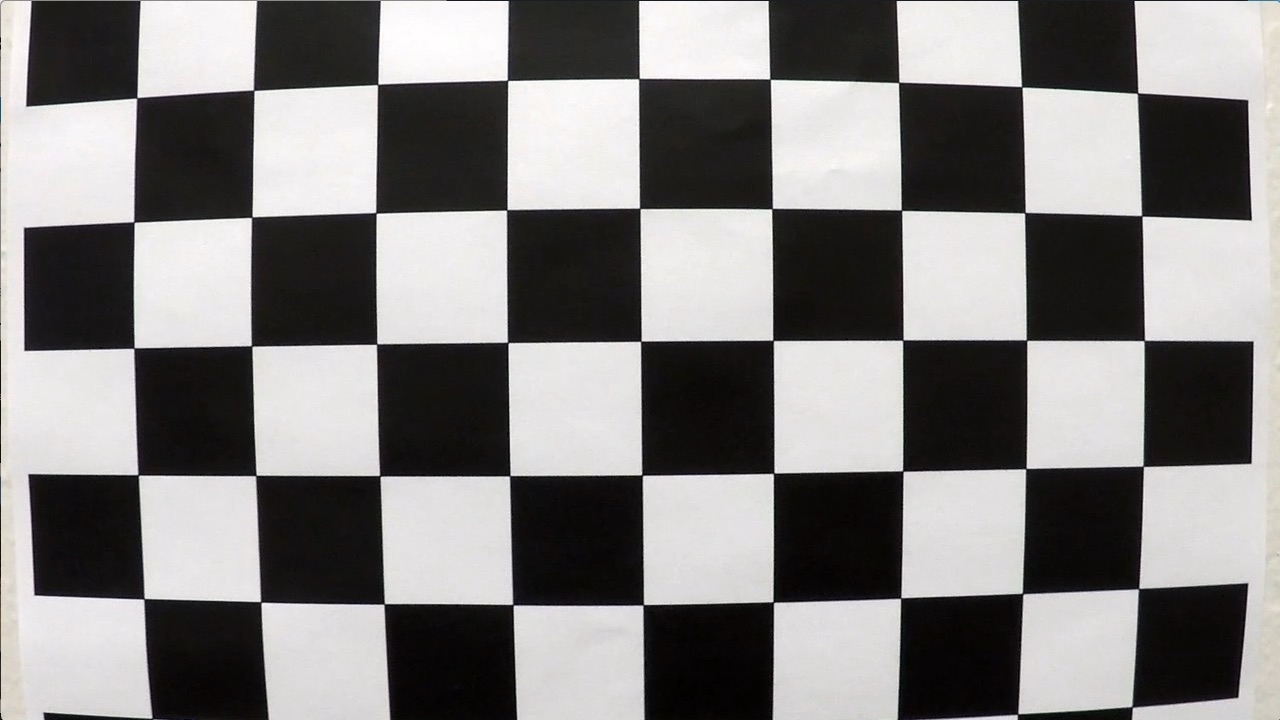
#> input picture camera_cal/calibration1.jpg, 1280 x 720 px
$ python LaneDetection.py
#> lines starting #> are read from the running program, lines starting #| are printed output that depends on the picture; after the words box and inside, x2 and y2 are one past the last pixel; in counts of white or black regions, pixels touching at a corner belong together; pictures that were not available may be replaced by others from this repository, and a replacement may not be noted
import cv2 as cv
import numpy as np
import os
import glob

source = "test_videos/project_video01.mp4"
frame_width = 1280
frame_height = 720

def camera_calibration():
    if not os.path.exists('camera_calibration.npz'):
        # Parameters for the chessboard pattern
        chessboard_size = (9, 6)    # Number of internal corners (rows, cols)
        square_size = 1.0           # Size of a square (arbitrary units, e.g., meters or millimeters)

        # Prepare object points, e.g., (0,0,0), (1,0,0), (2,0,0), ..., (8,5,0)
        objp = np.zeros((chessboard_size[0] * chessboard_size[1], 3), np.float32)
        objp[:, :2] = np.mgrid[0:chessboard_size[0], 0:chessboard_size[1]].T.reshape(-1, 2) * square_size

        # Arrays to store object points and image points
        object_points = []  # 3D points of the chessboard in real world space
        image_points = []   # 2D points in image plane

        # Get list of calibration images
        images = glob.glob('camera_cal/*.jpg')

        for idx, filename in enumerate(images):
            # Read image
            image = cv.imread(filename)
#> image is the input picture: shape (720, 1280, 3); mean B, G, R 127.8, 128.4, 130.1
            if image.shape[0] != frame_height or image.shape[1] != frame_width:
                image = cv.resize(image, (frame_width, frame_height))

            gray = cv.cvtColor(image, cv.COLOR_BGR2GRAY)

            # Find chessboard corners
            ret, corners = cv.findChessboardCorners(gray, chessboard_size, None)    # Locate the internal corners of the chessboard
#> ret = False; corners = None

            if ret:
                object_points.append(objp)
                image_points.append(corners)

                # Draw and display the corners
                cv.drawChessboardCorners(image, chessboard_size, corners, ret)
                cv.imshow('Calibration', image)
                cv.waitKey(1000)

        cv.destroyAllWindows()

        # Perform camera calibration
        ret, camera_matrix, distortion_coeffs, _, _ = cv.calibrateCamera(
            object_points, image_points, gray.shape[::-1], None, None
        )
#> ret = 0.644; camera_matrix = [[1057.6, 0, 691.1], [0, 1058.6, 278], [0, 0, 1]]; distortion_coeffs = [[-0.322, 0.709, 0.013, 0.00946, -1.02]]

        if ret:
            print("Camera Calibration Successful!")
            np.savez('camera_calibration.npz', camera_matrix=camera_matrix, distortion_coeffs=distortion_coeffs)
            return camera_matrix, distortion_coeffs

        else:
            print("Camera Calibration Failed!")
            return -1

    else:
        data = np.load('camera_calibration.npz')
        camera_matrix, distortion_coeffs, rvecs, tvecs = data['camera_matrix'], data['distortion_coeffs'], data.get('rvecs', None), data.get('tvecs', None)
        return camera_matrix, distortion_coeffs

def distortion_correction(frame, camera_matrix, distortion_coeffs):
    return cv.undistort(frame, camera_matrix, distortion_coeffs, None, camera_matrix)

def threshold_image(frame):
    hsv_transformed_frame = cv.cvtColor(frame, cv.COLOR_BGR2HSV)

    white_lower = np.array([0, 0, 200])
    white_upper = np.array([180, 30, 255])

    yellow_lower = np.array([18, 94, 140])
    yellow_upper = np.array([30, 255, 255])

    white_mask = cv.inRange(hsv_transformed_frame, white_lower, white_upper)
    yellow_mask = cv.inRange(hsv_transformed_frame, yellow_lower, yellow_upper)

    return cv.bitwise_or(white_mask, yellow_mask)

def perspective_transformation(frame):
    img = np.copy(frame)

    # Choosing points for perspective transformation
    top_left = (frame.shape[1]//50*22,frame.shape[0]//8*5)
    top_right = (frame.shape[1]//50*29,frame.shape[0]//8*5)
    bottom_left = (0,frame.shape[0])
    bottom_right = (frame.shape[1],frame.shape[0])

    ## Aplying perspective transformation
    pts1 = np.float32([top_left, top_right, bottom_left, bottom_right])
    pts2 = np.float32([[0, 0], [640, 0], [0, 480], [640, 480]])

    # Matrix to warp the image for birdseye window
    matrix = cv.getPerspectiveTransform(pts1, pts2)
    matrixInv = cv.getPerspectiveTransform(pts2, pts1)

    return cv.warpPerspective(img, matrix, (640,480)), matrixInv

def sliding_windows(frame):
    # Take a histogram of the bottom half of the image
    histogram = np.sum(frame[frame.shape[0]//2:, :], axis=0)

    # Create an output image to draw on and visualize the result
    out_img = np.dstack((frame, frame, frame)) * 255

    # Find the peaks of the histogram to locate the starting points for the left and right lines
    midpoint = np.int_(histogram.shape[0] // 2)
    left_base = np.argmax(histogram[:midpoint])
    right_base = np.argmax(histogram[midpoint:]) + midpoint

    # Set hyperparameters for sliding windows
    nwindows = 12          # Number of sliding windows

    # Set height of windows
    window_height = np.int_(frame.shape[0] // nwindows)

    # Identify the x and y positions of all nonzero pixels in the image
    nonzero = frame.nonzero()
    nonzeroy = np.array(nonzero[0])
    nonzerox = np.array(nonzero[1])

    # Current positions to be updated for each window
    left_current = left_base
    right_current = right_base

    # Create empty lists to receive left and right lane pixel indices
    left_lane_inds = []
    right_lane_inds = []

    # Step through the windows one by one
    for window in range(nwindows):
        # Identify window boundaries in x and y
        win_y_low = frame.shape[0] - (window + 1) * window_height
        win_y_high = frame.shape[0] - window * window_height
        win_xleft_low = left_current - 100
        win_xleft_high = left_current + 100
        win_xright_low = right_current - 100
        win_xright_high = right_current + 100

        # Draw the windows on the visualization image
        cv.rectangle(out_img, (win_xleft_low, win_y_low),
                     (win_xleft_high, win_y_high), (255, 255, 255), 2)
        cv.rectangle(out_img, (win_xright_low, win_y_low),
                     (win_xright_high, win_y_high), (255, 255, 255), 2)

        # Identify the nonzero pixels in x and y within the window
        good_left_inds = ((nonzeroy >= win_y_low) & (nonzeroy < win_y_high) &
                          (nonzerox >= win_xleft_low) & (nonzerox < win_xleft_high)).nonzero()[0]
        good_right_inds = ((nonzeroy >= win_y_low) & (nonzeroy < win_y_high) &
                           (nonzerox >= win_xright_low) & (nonzerox < win_xright_high)).nonzero()[0]

        # Append these indices to the lists
        left_lane_inds.append(good_left_inds)
        right_lane_inds.append(good_right_inds)

        # If you found > minpix pixels, recenter next window on their mean position
        if len(good_left_inds) > 50:
            left_current = np.int_(np.mean(nonzerox[good_left_inds]))
        if len(good_right_inds) > 50:
            right_current = np.int_(np.mean(nonzerox[good_right_inds]))

    # Concatenate the arrays of indices
    left_lane_inds = np.concatenate(left_lane_inds)
    right_lane_inds = np.concatenate(right_lane_inds)

    # Extract left and right line pixel positions
    leftx = nonzerox[left_lane_inds]
    lefty = nonzeroy[left_lane_inds]
    rightx = nonzerox[right_lane_inds]
    righty = nonzeroy[right_lane_inds]

    # Fit a second order polynomial to each
    left_fit = np.polyfit(lefty, leftx, 2)
    right_fit = np.polyfit(righty, rightx, 2)

    # Generate x and y values for plotting
    ploty = np.linspace(0, frame.shape[0] - 1, frame.shape[0])
    left_fitx = left_fit[0] * ploty**2 + left_fit[1] * ploty + left_fit[2]
    right_fitx = right_fit[0] * ploty**2 + right_fit[1] * ploty + right_fit[2]

    # Draw the lane onto the warped blank image
    out_img[nonzeroy[left_lane_inds], nonzerox[left_lane_inds]] = [0, 255, 0]
    out_img[nonzeroy[right_lane_inds], nonzerox[right_lane_inds]] = [0, 255, 0]

    for i, y in enumerate(ploty.astype(int)):
        if y < frame.shape[0]:
            cv.circle(out_img, (int(left_fitx[i]), int(y)), 2, (0, 0, 255), -1)
            cv.circle(out_img, (int(right_fitx[i]), int(y)), 2, (0, 0, 255), -1)

    return out_img, left_fit, right_fit

def measure_curvature_and_position(binary_warped, left_fit, right_fit):
    # Define conversions in x and y from pixels to meters
    ym_per_pix = 30 / 720  # meters per pixel in y dimension
    xm_per_pix = 3.7 / 700  # meters per pixel in x dimension

    # Generate y values for plotting
    ploty = np.linspace(0, binary_warped.shape[0] - 1, binary_warped.shape[0])
    y_eval = np.max(ploty)  # Evaluate curvature at the bottom of the image

    # Refit the polynomials to world space
    left_fit_cr = np.polyfit(ploty * ym_per_pix, left_fit[0] * ploty**2 * xm_per_pix + left_fit[1] * ploty * xm_per_pix + left_fit[2] * xm_per_pix, 2)
    right_fit_cr = np.polyfit(ploty * ym_per_pix, right_fit[0] * ploty**2 * xm_per_pix + right_fit[1] * ploty * xm_per_pix + right_fit[2] * xm_per_pix, 2)

    # Calculate radii of curvature
    left_curverad = ((1 + (2 * left_fit_cr[0] * y_eval * ym_per_pix + left_fit_cr[1])**2)**1.5) / np.abs(2 * left_fit_cr[0])
    right_curverad = ((1 + (2 * right_fit_cr[0] * y_eval * ym_per_pix + right_fit_cr[1])**2)**1.5) / np.abs(2 * right_fit_cr[0])

    # Calculate the vehicle's position with respect to the center
    car_center = binary_warped.shape[1] / 2  # Image center
    left_lane_bottom = left_fit[0] * (binary_warped.shape[0] - 1)**2 + left_fit[1] * (binary_warped.shape[0] - 1) + left_fit[2]
    right_lane_bottom = right_fit[0] * (binary_warped.shape[0] - 1)**2 + right_fit[1] * (binary_warped.shape[0] - 1) + right_fit[2]
    lane_center = (left_lane_bottom + right_lane_bottom) / 2

    vehicle_position = (car_center - lane_center) * xm_per_pix

    return left_curverad, right_curverad, vehicle_position

def draw(original_img, binary_warped, left_fit, right_fit, Minv, left_curverad, right_curverad, vehicle_position):
    ploty = np.linspace(0, binary_warped.shape[0] - 1, binary_warped.shape[0])
    left_fitx = left_fit[0] * ploty ** 2 + left_fit[1] * ploty + left_fit[2]
    right_fitx = right_fit[0] * ploty ** 2 + right_fit[1] * ploty + right_fit[2]

    warp_zero = np.zeros_like(binary_warped).astype(np.uint8)
    color_warp = np.dstack((warp_zero, warp_zero, warp_zero))

    pts_left = np.array([np.transpose(np.vstack([left_fitx, ploty]))])
    pts_right = np.array([np.flipud(np.transpose(np.vstack([right_fitx, ploty])))])
    pts = np.hstack((pts_left, pts_right))

    cv.fillPoly(color_warp, np.int_([pts]), (0, 0, 255))
    newwarp = cv.warpPerspective(color_warp, Minv, (original_img.shape[1], original_img.shape[0]))
    result = cv.addWeighted(original_img, 1, newwarp, 0.5, 0)

    curvature_text = f"Curvature: Left = {left_curverad:.2f} m, Right = {right_curverad:.2f} m"
    position_text = f"Vehicle Position: {abs(vehicle_position):.2f} m {'left' if vehicle_position < 0 else 'right'} of center"

    # Overlay text on the frame
    cv.putText(result, curvature_text, (50, 50), cv.FONT_HERSHEY_SIMPLEX, 1, (255, 255, 255), 2, cv.LINE_AA)
    cv.putText(result, position_text, (50, 100), cv.FONT_HERSHEY_SIMPLEX, 1, (255, 255, 255), 2, cv.LINE_AA)

    return result

if __name__ == '__main__':

    # 1. Camera calibration
    camera_matrix, distortion_coeffs = camera_calibration()
#> camera_matrix = [[1057.6, 0, 691.1], [0, 1058.6, 278], [0, 0, 1]]; distortion_coeffs = [[-0.322, 0.709, 0.013, 0.00946, -1.02]]

    capture = cv.VideoCapture(source)
    fps = capture.get(cv.CAP_PROP_FPS)

    while capture.isOpened():
        ret, frame = capture.read()
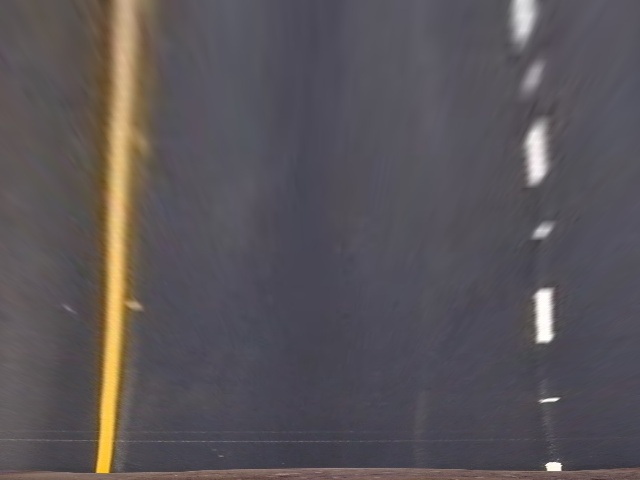
#> input picture md_src/birds_eye.jpg, 640 x 480 px, given in place of project_video01.mp4, which was not available
#> frame is the input picture: shape (480, 640, 3); mean B, G, R 88.3, 84.3, 89.4
        if not ret:
            break

        if frame.shape[0] != frame_height or frame.shape[1] != frame_width:
            frame = cv.resize(frame, (frame_width, frame_height))
#> frame: shape (720, 1280, 3)

        # 2. Apply a distortion correction to raw images.
        undistorted_frame = distortion_correction(frame, camera_matrix, distortion_coeffs)

        # 3. Use color transforms, gradients, etc., to create a thresholded binary image.
        thresholded_frame = threshold_image(undistorted_frame)
#> in threshold_image, `white_mask = cv.inRange(hsv_transformed_frame, white_lower, white_upper)`:
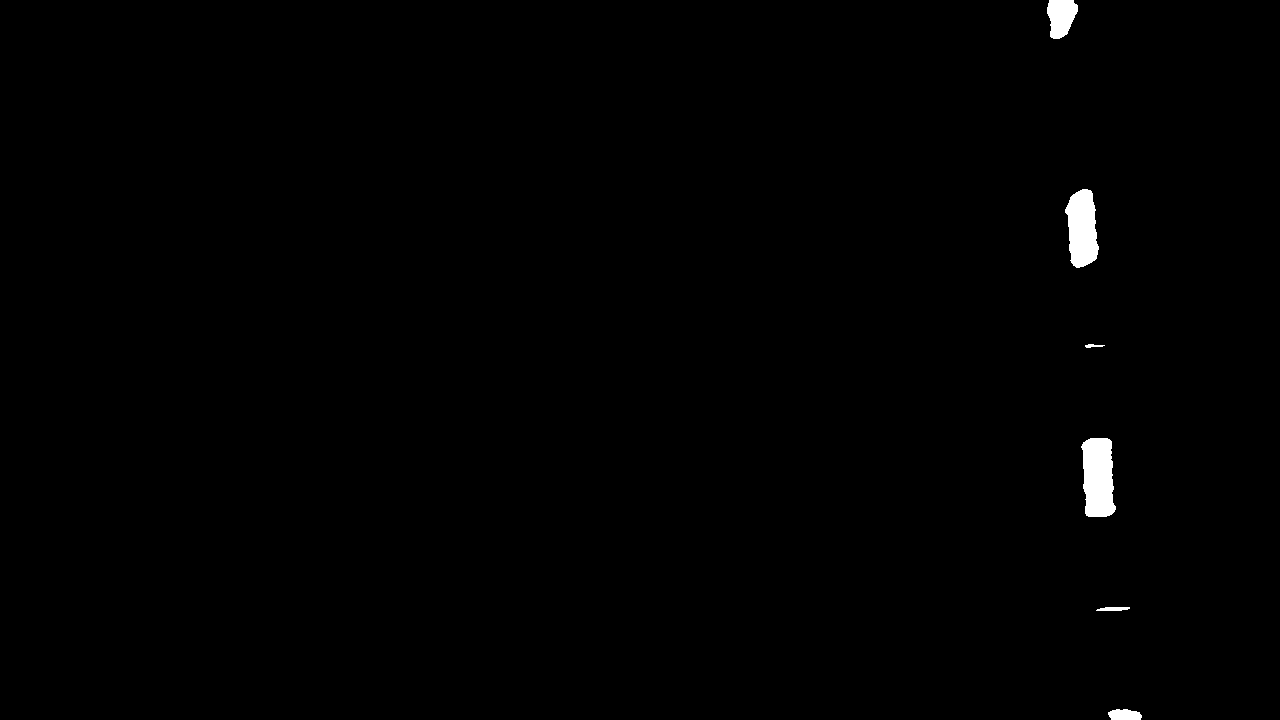
#> white_mask: shape (720, 1280); 0.61% white; 6 white regions, box (x1, y1, x2, y2) and area: (1081, 438, 1116, 517) 2246, (1065, 189, 1099, 268) 1980, (1047, 0, 1078, 39) 902, (1108, 709, 1142, 720) 310, (1096, 607, 1130, 611) 112, (1085, 344, 1105, 348) 49

        # 4. Apply a perspective transform to rectify binary image (“birds-eye view”).
        perspective_frame, mInv = perspective_transformation(thresholded_frame)
#> mInv = [[0.273, -1.15, 550], [0, -0.732, 450], [0, -0.0018, 1]]

        # 5. Sliding Windows
        sliding_window_frame, left_fit, right_fit = sliding_windows(perspective_frame)
#> in sliding_windows, `histogram = np.sum(frame[frame.shape[0]//2:, :], axis=0)`: histogram = 640 values, max 2649 at index 4, min 0 at index 87, mean 284.6
#> in sliding_windows, `left_base = np.argmax(histogram[:midpoint])`: left_base = 4
#> in sliding_windows, `right_base = np.argmax(histogram[midpoint:]) + midpoint`: right_base = 568
#> in sliding_windows, `nonzero = frame.nonzero()`: nonzero = 744 positions, rows 446 to 479, columns 0 to 576
#> in sliding_windows, `nonzeroy = np.array(nonzero[0])`: nonzeroy = 744 values from 446 to 479
#> in sliding_windows, `nonzerox = np.array(nonzero[1])`: nonzerox = 744 values, max 576 at index 706, min 0 at index 0, mean 65.56
#> in sliding_windows, `left_current = left_base`: left_current = 4
#> in sliding_windows, `right_current = right_base`: right_current = 568
#> the loop in sliding_windows, `for window in range(nwindows):` made 12 passes
#> (win_xleft_low, win_xleft_high, left_current) on pass 1: (-96, 104, 37)
#> after the loop in sliding_windows, `for window in range(nwindows):`:
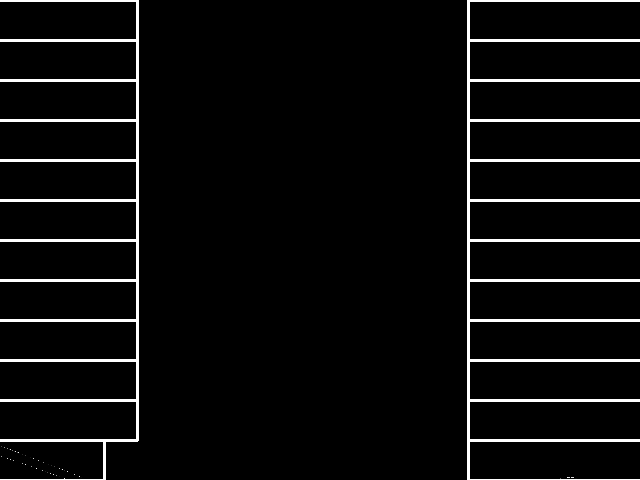
#> out_img: shape (480, 640, 3); min 0, max 255, mean 11.5
#> after the loop in sliding_windows, `for window in range(nwindows):`: left_lane_inds = 12 items
#> in sliding_windows, `left_lane_inds = np.concatenate(left_lane_inds)`: left_lane_inds = 704 values from 0 to 726
#> in sliding_windows, `right_lane_inds = np.concatenate(right_lane_inds)`: right_lane_inds = 40 values from 664 to 743
#> in sliding_windows, `leftx = nonzerox[left_lane_inds]`: leftx = 704 values, max 86 at index 703, min 0 at index 0, mean 37.04
#> in sliding_windows, `lefty = nonzeroy[left_lane_inds]`: lefty = 704 values from 446 to 479
#> in sliding_windows, `rightx = nonzerox[right_lane_inds]`: rightx = 40 values, max 576 at index 22, min 558 at index 23, mean 567.5
#> in sliding_windows, `righty = nonzeroy[right_lane_inds]`: righty = 40 values from 477 to 479
#> in sliding_windows, `left_fit = np.polyfit(lefty, leftx, 2)`: left_fit = [0.0189, -14.97, 2919]
#> in sliding_windows, `right_fit = np.polyfit(righty, rightx, 2)`: right_fit = [-3.12e-10, -2, 1524]
#> in sliding_windows, `left_fitx = left_fit[0] * ploty**2 + left_fit[1] * ploty + left_fit[2]`: left_fitx = 480 values, max 2919 at index 0, min -49.45 at index 397, mean 778.9
#> in sliding_windows, `right_fitx = right_fit[0] * ploty**2 + right_fit[1] * ploty + right_fi..`: right_fitx = 480 values, max 1524 at index 0, min 566 at index 479, mean 1045
#> after the loop in sliding_windows, `for i, y in enumerate(ploty.astype(int)):`:
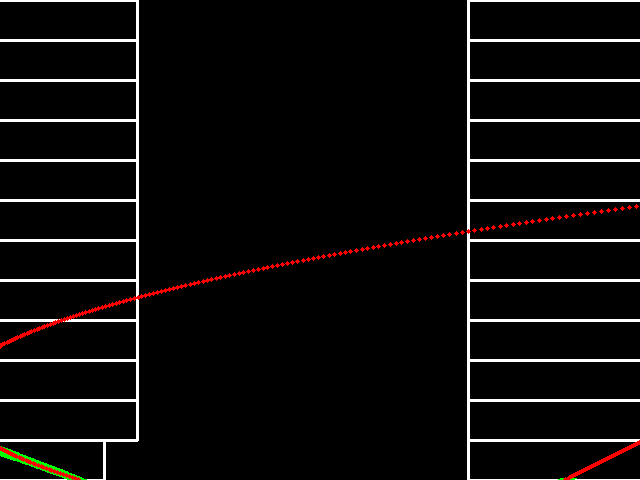
#> out_img: shape (480, 640, 3); mean of channels 0, 1, 2 11.4, 11.8, 13.4; drawn as B, G, R
#> left_fit = [0.0189, -14.97, 2919]; right_fit = [-3.12e-10, -2, 1524]

        # Determine the curvature of the lane and vehicle position with respect to center.
        left_curverad, right_curverad, vehicle_position = measure_curvature_and_position(perspective_frame, left_fit, right_fit)
#> in measure_curvature_and_position, `left_fit_cr = np.polyfit(ploty * ym_per_pix, left_fit[0] * ploty**2 * ..`: left_fit_cr = [0.0574, -1.9, 15.43]
#> in measure_curvature_and_position, `right_fit_cr = np.polyfit(ploty * ym_per_pix, right_fit[0] * ploty**2 ..`: right_fit_cr = [-9.49e-10, -0.254, 8.06]
#> in measure_curvature_and_position, `left_curverad = ((1 + (2 * left_fit_cr[0] * y_eval * ym_per_pix + left..`: left_curverad = 10.81
#> in measure_curvature_and_position, `right_curverad = ((1 + (2 * right_fit_cr[0] * y_eval * ym_per_pix + ri..`: right_curverad = 578632095.1
#> in measure_curvature_and_position, `left_lane_bottom = left_fit[0] * (binary_warped.shape[0] - 1)**2 + lef..`: left_lane_bottom = 78.29
#> in measure_curvature_and_position, `right_lane_bottom = right_fit[0] * (binary_warped.shape[0] - 1)**2 + r..`: right_lane_bottom = 566
#> in measure_curvature_and_position, `lane_center = (left_lane_bottom + right_lane_bottom) / 2`: lane_center = 322.1
#> in measure_curvature_and_position, `vehicle_position = (car_center - lane_center) * xm_per_pix`: vehicle_position = -0.0113
#> left_curverad = 10.81; right_curverad = 578632095.1; vehicle_position = -0.0113

        # 6. Draw
        final_frame = draw(undistorted_frame, perspective_frame, left_fit, right_fit, mInv, left_curverad, right_curverad, vehicle_position)
#> in draw, `pts_left = np.array([np.transpose(np.vstack([left_fitx, ploty]))])`: pts_left = 480 pairs, first value -49.45 to 2919, second value 0 to 479
#> in draw, `pts_right = np.array([np.flipud(np.transpose(np.vstack([right_fitx, pl..`: pts_right = 480 pairs, first value 566 to 1524, second value 0 to 479
#> in draw, `pts = np.hstack((pts_left, pts_right))`: pts = 960 pairs, first value -49.45 to 2919, second value 0 to 479
#> in draw, `position_text = f"Vehicle Position: {abs(vehicle_position):.2f} m {'le..`: position_text = 'Vehicle Position: 0.01 m left of center'
#> in draw, `cv.putText(result, position_text, (50, 100), cv.FONT_HERSHEY_SIMPLEX, ..`:
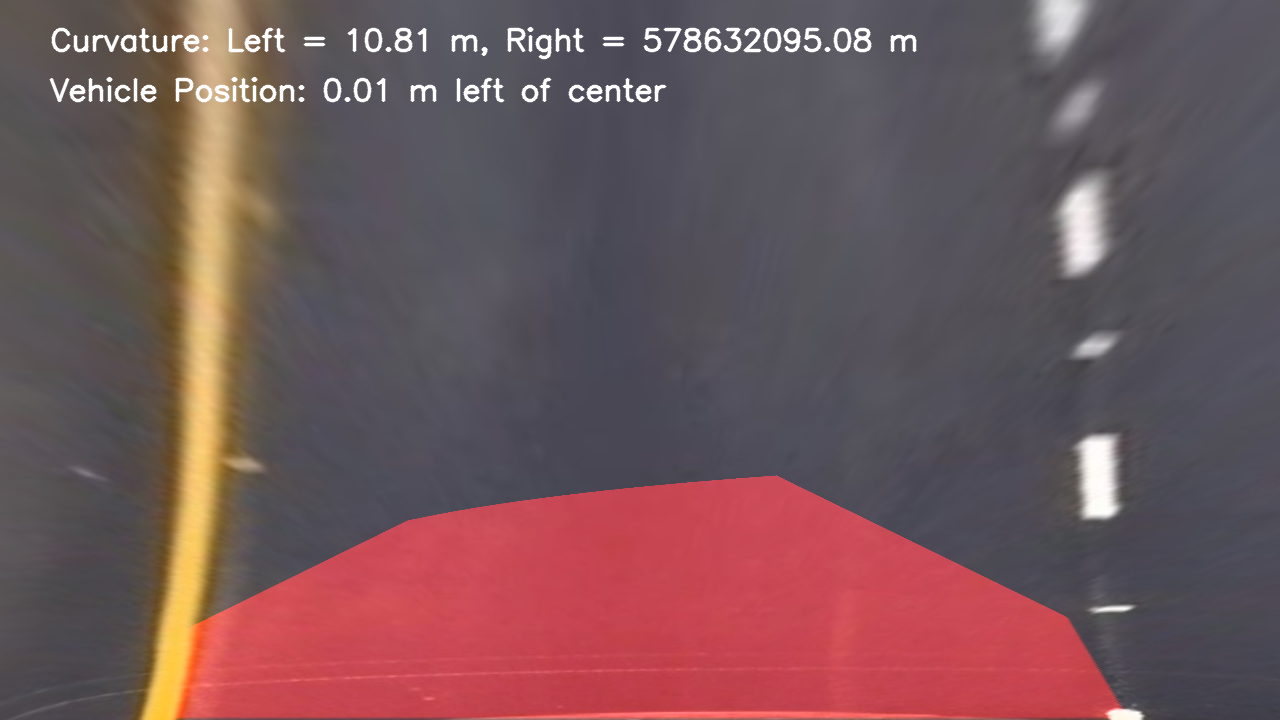
#> result: shape (720, 1280, 3); mean B, G, R 89.7, 86, 114.2

        # [5 lines of commented-out code are left out]
        cv.imshow('Final Frame', final_frame)

        if cv.waitKey(int(1000/fps)) & 0xFF == ord('q'):
#> (key q is pressed here)
            break

    capture.release()
    cv.destroyAllWindows()
